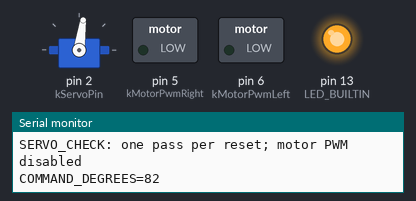
Bench run of a sketch on a simulated Arduino Uno, built with avr-gcc and run on an emulated ATmega328P. Parts: servo, switched loads named in the sketch (green lamp = pin HIGH), output pins drawn as LEDs (lit = HIGH), the last lines printed to the serial monitor.

Above: at 0.1 s.
At 4.6 s:
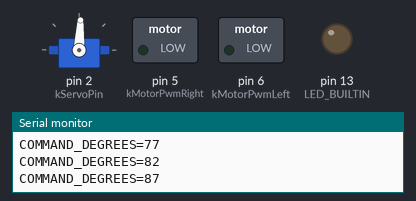
Timing chart, 0 to 7.5 s (numbered marks = the images above):
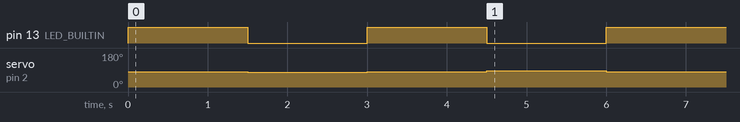

The sketch:

servo_check.ino
```cpp
// FNK0041 pin mapping: Freenove 00.0_Servo_90 and 01.1.3_Car_Move_and_Turn.
// Upstream a035ca380a9218d0a88aab635a58b9a3c738940f, CC BY-NC-SA 3.0.
// One bounded diagnostic pass per reset; serial messages report commands only.
#include <Arduino.h>
#include <Servo.h>

const uint8_t kServoPin = 2;
const uint8_t kMotorPwmRight = 5;
const uint8_t kMotorPwmLeft = 6;
// This car's first +8-degree trial increased the observed mounting error.
// Reverse the trial trim while keeping it inside Freenove's +/-10-degree range.
// The accepted physical center is mirrored in robot_car/config.h.
const int8_t kServoTrimDegrees = -8;
const uint8_t kServoCenterDegrees = 90 + kServoTrimDegrees;
const uint8_t kSweepDegrees = 5;
const uint8_t kAngles[] = {
  kServoCenterDegrees,
  kServoCenterDegrees - kSweepDegrees,
  kServoCenterDegrees,
  kServoCenterDegrees + kSweepDegrees,
  kServoCenterDegrees
};
Servo head;

void setup() {
  // Disable both motor channels before attaching the servo.
  digitalWrite(kMotorPwmRight, LOW);
  digitalWrite(kMotorPwmLeft, LOW);
  pinMode(kMotorPwmRight, OUTPUT);
  pinMode(kMotorPwmLeft, OUTPUT);
  pinMode(LED_BUILTIN, OUTPUT);
  digitalWrite(LED_BUILTIN, LOW);
  Serial.begin(115200);
  Serial.println(F("SERVO_CHECK: one pass per reset; motor PWM disabled"));

  head.attach(kServoPin);
  for (uint8_t step = 0; step < sizeof(kAngles) / sizeof(kAngles[0]); ++step) {
    head.write(kAngles[step]);
    digitalWrite(LED_BUILTIN, step % 2 == 0 ? HIGH : LOW);
    Serial.print(F("COMMAND_DEGREES="));
    Serial.println(kAngles[step]);
    delay(1500);
  }
  digitalWrite(LED_BUILTIN, HIGH);
  Serial.print(F("DONE: holding calibrated center at "));
  Serial.print(kServoCenterDegrees);
  Serial.println(F(" degrees; verify actual direction visually"));
}

void loop() {
  // Hold the center command without repeating the diagnostic sweep.
}
```
